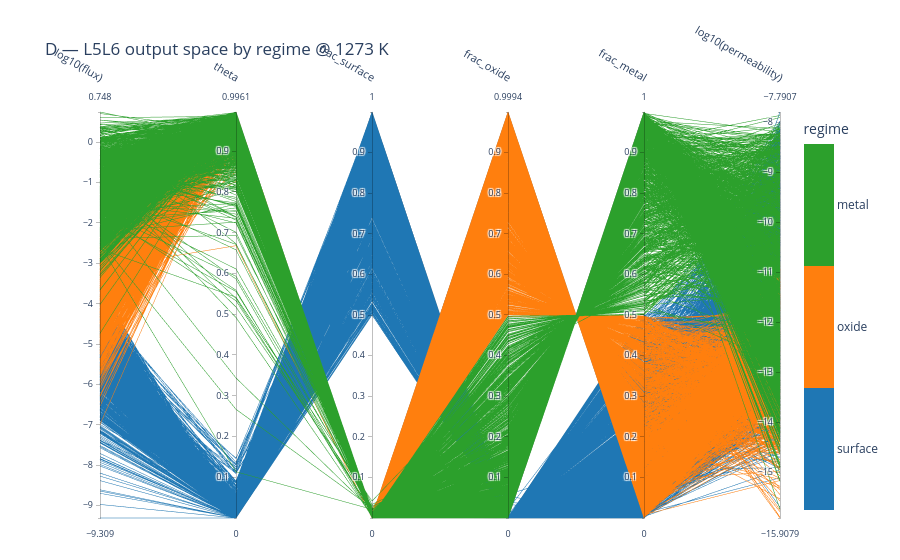

Notebook code cell kept with this figure:
### Markdown cell above
## D — output space coloured by regime

Axes = the model outputs; colour = regime. Shows how the regimes separate in *output* space —
the surface cluster collapsing to near-zero `theta` is the clearest separation.

### Code cell
dimsD = ['flux', 'theta', 'frac_surface', 'frac_oxide', 'frac_metal', 'permeability']
figD = parallel_coordinates_samples(
    master_T, dimsD, color_by='regime', log_dims=logsub(dimsD),
    title=f'D — L5L6 output space by regime @ {T_SHOW} K',
    save_html=os.path.join(FIG_DIR, 'pcp_D_outputs.html'))
figD

### Figure 1 — Plotly figure (JSON) as saved in the notebook; plotly's stock layout.template omitted (floating-point values rounded to 4 significant figures; data arrays with more than 128 entries replaced by an {"elided": "..."} marker saying what was removed)
{"data": [{"dimensions": [{"label": "log10(flux)", "values": {"elided": "5149 float values"}}, {"label": "theta", "values": {"elided": "5149 float values"}}, {"label": "frac_surface", "values": {"elided": "5149 float values"}}, {"label": "frac_oxide", "values": {"elided": "5149 float values"}}, {"label": "frac_metal", "values": {"elided": "5149 float values"}}, {"label": "log10(permeability)", "values": {"elided": "5149 float values"}}], "labelangle": 30, "labelfont": {"size": 11}, "labelside": "top", "line": {"cmax": 2.5, "cmin": -0.5, "color": {"elided": "5149 float values"}, "colorbar": {"ticktext": ["surface", "oxide", "metal"], "tickvals": [0, 1, 2], "title": {"text": "regime"}}, "colorscale": [[0, "#1f77b4"], [0.3333, "#1f77b4"], [0.3333, "#ff7f0e"], [0.6667, "#ff7f0e"], [0.6667, "#2ca02c"], [1, "#2ca02c"]], "showscale": true}, "rangefont": {"size": 9}, "tickfont": {"size": 9}, "type": "parcoords"}], "layout": {"font": {"size": 12}, "margin": {"b": 40, "l": 100, "r": 120, "t": 110}, "title": {"text": "D — L5L6 output space by regime @ 1273 K"}}}
